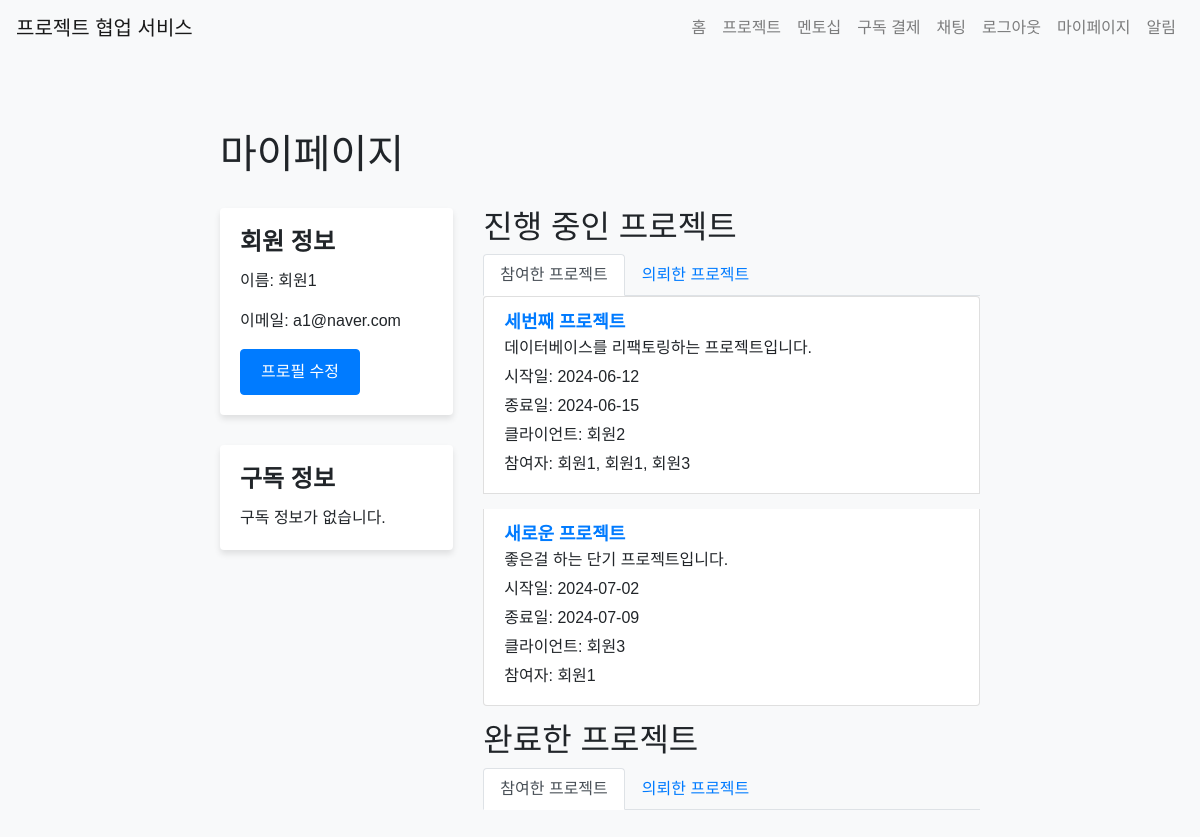
/mypage/ (signed in), run on the app's committed database.
### app/models.py (models this page shows)
class User(UserMixin, db.Model):
    id = db.Column(db.Integer, primary_key=True)
    name = db.Column(db.String(100), nullable=False)
    email = db.Column(db.String(120), unique=True, nullable=False)
    password = db.Column(db.String(255), nullable=False)
    bio = db.Column(db.Text)
    chat_rooms = db.relationship('ChatRoom', secondary='chat_room_participant', back_populates='participants')
    chat_room_participants = db.relationship('ChatRoomParticipant', back_populates='user')
    notifications = db.relationship('Notification', back_populates='user', lazy=True)
    projects = db.relationship('Project', secondary='project_participant', back_populates='participants')
    subscription = db.relationship('Subscription', back_populates='subscriber', uselist=False)
    created_projects = db.relationship('Project', back_populates='client', lazy=True, foreign_keys='Project.client_id')
    mentees = db.relationship('User',
                              secondary=mentorship_mentor,
                              primaryjoin=(mentorship_mentor.c.mentor_id == id),
                              secondaryjoin=(mentorship_mentor.c.mentee_id == id),
                              backref=db.backref('mentors', lazy='dynamic'),
                              lazy='dynamic')
    pending_mentees = db.relationship('User',
                                    secondary=mentorship_mentee,
                                    primaryjoin=(mentorship_mentee.c.mentor_id == id),
                                    secondaryjoin=(mentorship_mentee.c.mentee_id == id),
                                    backref=db.backref('pending_mentors', lazy='dynamic'),
                                    lazy='dynamic')
    project_participants = db.relationship('ProjectParticipant', back_populates='user', lazy=True)

class Project(db.Model):
    id = db.Column(db.Integer, primary_key=True)
    title = db.Column(db.String(100), nullable=False)
    description = db.Column(db.Text, nullable=False)
    start_date = db.Column(db.Date, nullable=False)
    end_date = db.Column(db.Date, nullable=False)
    created_at = db.Column(db.DateTime, default=datetime.utcnow)
    client_id = db.Column(db.Integer, db.ForeignKey('user.id'), nullable=False)
    client = db.relationship('User', back_populates='created_projects')
    completed = db.Column(db.Boolean, default=False)
    participants = db.relationship('User', secondary='project_participant', back_populates='projects', overlaps="project_participants")
    project_participants = db.relationship('ProjectParticipant', back_populates='project', lazy=True, overlaps="participants,projects")
    progresses = db.relationship('ProjectProgress', back_populates='project', lazy=True)  # 새로운 관계 추가
    overview = db.Column(db.Text)
    requirements = db.Column(db.Text)
    flowchart = db.Column(db.Text)
    timeline = db.Column(db.Text)
    github_repo = db.Column(db.String(200))

### app/views/mypage.py (the view)
@bp.route('/')
@login_required
def index():
    participating_projects = current_user.projects
    created_projects = current_user.created_projects
    return render_template('mypage/index.html', participating_projects=participating_projects, created_projects=created_projects)

### app/__init__.py (called while the page is built)
@login_manager.user_loader
def load_user(user_id):
    if user_id is not None:
        return User.query.get(int(user_id))
    return None

### app/templates/mypage/index.html (shortened to what this page needs)
{% extends 'base.html' %}
{% block content %}
<div class="container my-page">
  <h1>마이페이지</h1>
  <div class="row">
    <div class="col-md-4">
      <div class="card">
        <div class="card-body">
          <h2 class="card-title">회원 정보</h2>
          <p class="card-text">이름: {{ current_user.name }}</p>
          <p class="card-text">이메일: {{ current_user.email }}</p>
          <a href="{{ url_for('mypage.profile') }}" class="btn btn-primary">프로필 수정</a>
        </div>
      </div>
      <div class="card mt-4">
        <div class="card-body">
          <h2 class="card-title">구독 정보</h2>
          {% if current_user.subscription %}
          <p class="card-text">구독 시작일: {{ current_user.subscription.payment_date.strftime('%Y-%m-%d') }}</p>
          <p class="card-text">구독 종료일: {{ current_user.subscription.expiration_date.strftime('%Y-%m-%d') }}</p>
          {% else %}
          <p class="card-text">구독 정보가 없습니다.</p>
          {% endif %}
        </div>
      </div>
    </div>
    <div class="col-md-8">
      <h2>진행 중인 프로젝트</h2>
      <ul class="nav nav-tabs">
        <li class="nav-item">
          <a class="nav-link active" data-toggle="tab" href="#participating-projects">참여한 프로젝트</a>
        </li>
        <li class="nav-item">
          <a class="nav-link" data-toggle="tab" href="#created-projects">의뢰한 프로젝트</a>
        </li>
      </ul>
      <div class="tab-content">
        <div class="tab-pane fade show active" id="participating-projects">
          {% set ongoing_participating_projects = participating_projects|rejectattr('completed') %}
          {% if ongoing_participating_projects %}
          <ul class="list-group">
            {% for project in ongoing_participating_projects %}
            <li class="list-group-item">
              <a href="{{ url_for('project.detail', project_id=project.id) }}">{{ project.title }}</a>
              <p>{{ project.description }}</p>
              <p>시작일: {{ project.start_date.strftime('%Y-%m-%d') }}</p>
              <p>종료일: {{ project.end_date.strftime('%Y-%m-%d') }}</p>
              <p>클라이언트: {{ project.client.name }}</p>
              <p>참여자:
                {% for participant in project.participants %}
                  {{ participant.name }}{% if not loop.last %}, {% endif %}
                {% endfor %}
              </p>
            </li>
            {% endfor %}
          </ul>
          {% else %}
          <p>진행 중인 참여 프로젝트가 없습니다.</p>
          {% endif %}
        </div>
          {% set ongoing_created_projects = created_projects|rejectattr('completed') %}
      </div>
      <h2>완료한 프로젝트</h2>
      <ul class="nav nav-tabs">
        <li class="nav-item">
          <a class="nav-link active" data-toggle="tab" href="#completed-participating-projects">참여한 프로젝트</a>
        </li>
        <li class="nav-item">
          <a class="nav-link" data-toggle="tab" href="#completed-created-projects">의뢰한 프로젝트</a>
        </li>
      </ul>
          {% set completed_participating_projects = participating_projects|selectattr('completed') %}
          {% set completed_created_projects = created_projects|selectattr('completed') %}
    </div>
  </div>
</div>
{% endblock %}

### app/static/css/style.css (style rules this page uses)
body { font-family: Arial, sans-serif; background-color: #f8f9fa; margin: 0; padding: 0; }
.container { max-width: 800px; margin: 0 auto; padding: 20px; }
.btn { display: inline-block; padding: 10px 20px; color: #fff; text-decoration: none; border-radius: 4px; cursor: pointer; transition: background-color 0.3s, border-color 0.3s; }
.btn { display: inline-block; padding: 10px 20px; color: #fff; text-decoration: none; border-radius: 4px; cursor: pointer; transition: background-color 0.3s, border-color 0.3s, transform 0.2s; }
.btn-primary { background-color: #007bff; border-color: #007bff; }
.card { border: none; box-shadow: 0 0.5rem 1rem rgba(0, 0, 0, 0.15); }
.my-page { padding: 30px 0; }
.my-page h1 { margin-bottom: 30px; }
.my-page .card { margin-bottom: 30px; }
.my-page .card-title { font-size: 24px; font-weight: bold; }
.my-page .list-group-item { margin-bottom: 15px; }
.my-page .list-group-item a { font-size: 18px; font-weight: bold; }
.my-page .list-group-item p { margin-bottom: 5px; }
.card { box-shadow: 0 4px 6px rgba(0, 0, 0, 0.1); transition: box-shadow 0.3s ease-in-out; }

### data on the page
User: name "회원1", email "a1@naver.com"
Project: title "세번째 프로젝트", description "데이터베이스를 리팩토링하는 프로젝트입니다.", start_date "2024-06-12", end_date "2024-06-15", client.name "회원2"
User: name "회원1"
User: name "회원3"
Project: title "새로운 프로젝트", description "좋은걸 하는 단기 프로젝트입니다.", start_date "2024-07-02", end_date "2024-07-09", client.name "회원3"
